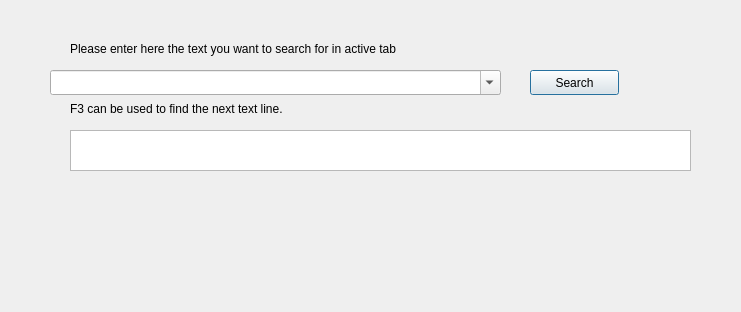
<?xml version="1.0" encoding="UTF-8"?>
<ui version="4.0">
 <class>Search</class>
 <widget class="QDialog" name="Search">
  <property name="geometry">
   <rect>
    <x>0</x>
    <y>0</y>
    <width>741</width>
    <height>312</height>
   </rect>
  </property>
  <property name="windowTitle">
   <string>Dialog</string>
  </property>
  <property name="windowIcon">
   <iconset theme="document-open"/>
  </property>
  <widget class="QPushButton" name="btnSearcg">
   <property name="geometry">
    <rect>
     <x>530</x>
     <y>70</y>
     <width>89</width>
     <height>25</height>
    </rect>
   </property>
   <property name="text">
    <string notr="true">Search</string>
   </property>
  </widget>
  <widget class="QLabel" name="lblSearch">
   <property name="geometry">
    <rect>
     <x>70</x>
     <y>40</y>
     <width>451</width>
     <height>17</height>
    </rect>
   </property>
   <property name="text">
    <string>Please enter here the text you want to search for in active tab</string>
   </property>
  </widget>
  <widget class="QComboBox" name="cboSearchText">
   <property name="geometry">
    <rect>
     <x>50</x>
     <y>70</y>
     <width>451</width>
     <height>25</height>
    </rect>
   </property>
   <property name="editable">
    <bool>true</bool>
   </property>
  </widget>
  <widget class="QLabel" name="lblComment">
   <property name="geometry">
    <rect>
     <x>70</x>
     <y>100</y>
     <width>401</width>
     <height>17</height>
    </rect>
   </property>
   <property name="text">
    <string>F3 can be used to find the next text line.</string>
   </property>
  </widget>
  <widget class="QTextEdit" name="SelectedText">
   <property name="geometry">
    <rect>
     <x>70</x>
     <y>130</y>
     <width>621</width>
     <height>41</height>
    </rect>
   </property>
   <property name="readOnly">
    <bool>true</bool>
   </property>
  </widget>
 </widget>
 <resources/>
 <connections/>
</ui>
